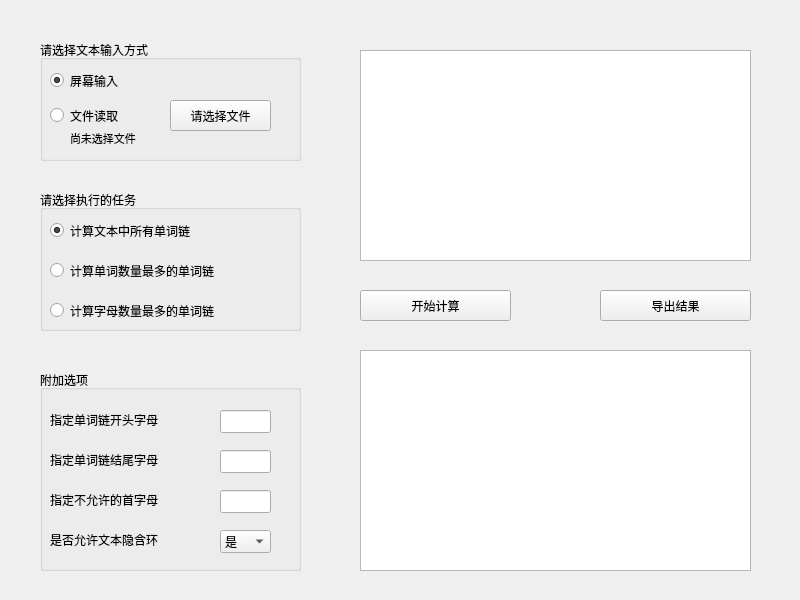
<?xml version="1.0" encoding="UTF-8"?>
<ui version="4.0">
 <class>Widget</class>
 <widget class="QWidget" name="Widget">
  <property name="enabled">
   <bool>true</bool>
  </property>
  <property name="geometry">
   <rect>
    <x>0</x>
    <y>0</y>
    <width>800</width>
    <height>600</height>
   </rect>
  </property>
  <property name="windowTitle">
   <string>Widget</string>
  </property>
  <widget class="QGroupBox" name="InputMethodGroup">
   <property name="geometry">
    <rect>
     <x>40</x>
     <y>40</y>
     <width>261</width>
     <height>121</height>
    </rect>
   </property>
   <property name="title">
    <string>请选择文本输入方式</string>
   </property>
   <property name="flat">
    <bool>false</bool>
   </property>
   <widget class="QRadioButton" name="fileInputRadio">
    <property name="geometry">
     <rect>
      <x>10</x>
      <y>60</y>
      <width>101</width>
      <height>31</height>
     </rect>
    </property>
    <property name="text">
     <string>文件读取</string>
    </property>
   </widget>
   <widget class="QPushButton" name="chooseFileButton">
    <property name="geometry">
     <rect>
      <x>130</x>
      <y>60</y>
      <width>101</width>
      <height>31</height>
     </rect>
    </property>
    <property name="text">
     <string>请选择文件</string>
    </property>
   </widget>
   <widget class="QLabel" name="label">
    <property name="geometry">
     <rect>
      <x>30</x>
      <y>90</y>
      <width>191</width>
      <height>16</height>
     </rect>
    </property>
    <property name="font">
     <font>
      <pointsize>8</pointsize>
     </font>
    </property>
    <property name="text">
     <string>尚未选择文件</string>
    </property>
   </widget>
   <widget class="QRadioButton" name="screenInputRadio">
    <property name="geometry">
     <rect>
      <x>10</x>
      <y>20</y>
      <width>121</width>
      <height>41</height>
     </rect>
    </property>
    <property name="text">
     <string>屏幕输入</string>
    </property>
    <property name="checked">
     <bool>true</bool>
    </property>
   </widget>
  </widget>
  <widget class="QGroupBox" name="TaskGroup">
   <property name="geometry">
    <rect>
     <x>40</x>
     <y>190</y>
     <width>261</width>
     <height>141</height>
    </rect>
   </property>
   <property name="title">
    <string>请选择执行的任务</string>
   </property>
   <widget class="QRadioButton" name="nOptionRadio">
    <property name="enabled">
     <bool>true</bool>
    </property>
    <property name="geometry">
     <rect>
      <x>10</x>
      <y>30</y>
      <width>231</width>
      <height>21</height>
     </rect>
    </property>
    <property name="text">
     <string>计算文本中所有单词链</string>
    </property>
    <property name="checked">
     <bool>true</bool>
    </property>
   </widget>
   <widget class="QRadioButton" name="wOptionRadio">
    <property name="enabled">
     <bool>true</bool>
    </property>
    <property name="geometry">
     <rect>
      <x>10</x>
      <y>70</y>
      <width>241</width>
      <height>21</height>
     </rect>
    </property>
    <property name="text">
     <string>计算单词数量最多的单词链</string>
    </property>
   </widget>
   <widget class="QRadioButton" name="cOptionRadio">
    <property name="enabled">
     <bool>true</bool>
    </property>
    <property name="geometry">
     <rect>
      <x>10</x>
      <y>110</y>
      <width>211</width>
      <height>21</height>
     </rect>
    </property>
    <property name="text">
     <string>计算字母数量最多的单词链</string>
    </property>
   </widget>
  </widget>
  <widget class="QGroupBox" name="additionGroup">
   <property name="enabled">
    <bool>true</bool>
   </property>
   <property name="geometry">
    <rect>
     <x>40</x>
     <y>370</y>
     <width>261</width>
     <height>201</height>
    </rect>
   </property>
   <property name="title">
    <string>附加选项</string>
   </property>
   <widget class="QLineEdit" name="hOptionInput">
    <property name="enabled">
     <bool>true</bool>
    </property>
    <property name="geometry">
     <rect>
      <x>180</x>
      <y>40</y>
      <width>51</width>
      <height>23</height>
     </rect>
    </property>
    <property name="inputMask">
     <string/>
    </property>
    <property name="text">
     <string/>
    </property>
    <property name="maxLength">
     <number>1</number>
    </property>
    <property name="frame">
     <bool>true</bool>
    </property>
    <property name="dragEnabled">
     <bool>false</bool>
    </property>
   </widget>
   <widget class="QLabel" name="hOptionLabel">
    <property name="geometry">
     <rect>
      <x>10</x>
      <y>40</y>
      <width>141</width>
      <height>20</height>
     </rect>
    </property>
    <property name="text">
     <string>指定单词链开头字母</string>
    </property>
   </widget>
   <widget class="QLabel" name="tOptionLabel">
    <property name="geometry">
     <rect>
      <x>10</x>
      <y>80</y>
      <width>141</width>
      <height>20</height>
     </rect>
    </property>
    <property name="text">
     <string>指定单词链结尾字母</string>
    </property>
   </widget>
   <widget class="QLineEdit" name="tOptionInput">
    <property name="enabled">
     <bool>true</bool>
    </property>
    <property name="geometry">
     <rect>
      <x>180</x>
      <y>80</y>
      <width>51</width>
      <height>23</height>
     </rect>
    </property>
    <property name="inputMask">
     <string/>
    </property>
    <property name="text">
     <string/>
    </property>
    <property name="maxLength">
     <number>1</number>
    </property>
    <property name="frame">
     <bool>true</bool>
    </property>
    <property name="dragEnabled">
     <bool>false</bool>
    </property>
   </widget>
   <widget class="QLineEdit" name="jOptionInput">
    <property name="enabled">
     <bool>true</bool>
    </property>
    <property name="geometry">
     <rect>
      <x>180</x>
      <y>120</y>
      <width>51</width>
      <height>23</height>
     </rect>
    </property>
    <property name="inputMask">
     <string/>
    </property>
    <property name="text">
     <string/>
    </property>
    <property name="maxLength">
     <number>1</number>
    </property>
    <property name="frame">
     <bool>true</bool>
    </property>
    <property name="dragEnabled">
     <bool>false</bool>
    </property>
   </widget>
   <widget class="QLabel" name="jOptionLabel">
    <property name="geometry">
     <rect>
      <x>10</x>
      <y>120</y>
      <width>161</width>
      <height>20</height>
     </rect>
    </property>
    <property name="text">
     <string>指定不允许的首字母</string>
    </property>
   </widget>
   <widget class="QLabel" name="rOptionlabel">
    <property name="geometry">
     <rect>
      <x>10</x>
      <y>160</y>
      <width>161</width>
      <height>20</height>
     </rect>
    </property>
    <property name="text">
     <string>是否允许文本隐含环</string>
    </property>
   </widget>
   <widget class="QComboBox" name="rOptionSelect">
    <property name="geometry">
     <rect>
      <x>180</x>
      <y>160</y>
      <width>51</width>
      <height>23</height>
     </rect>
    </property>
    <item>
     <property name="text">
      <string>是</string>
     </property>
    </item>
    <item>
     <property name="text">
      <string>否</string>
     </property>
    </item>
   </widget>
  </widget>
  <widget class="QTextBrowser" name="outputBox">
   <property name="geometry">
    <rect>
     <x>360</x>
     <y>350</y>
     <width>391</width>
     <height>221</height>
    </rect>
   </property>
   <property name="html">
    <string>&lt;!DOCTYPE HTML PUBLIC &quot;-//W3C//DTD HTML 4.0//EN&quot; &quot;http://www.w3.org/TR/REC-html40/strict.dtd&quot;&gt;
&lt;html&gt;&lt;head&gt;&lt;meta name=&quot;qrichtext&quot; content=&quot;1&quot; /&gt;&lt;style type=&quot;text/css&quot;&gt;
p, li { white-space: pre-wrap; }
&lt;/style&gt;&lt;/head&gt;&lt;body style=&quot; font-family:'SimSun'; font-size:9pt; font-weight:400; font-style:normal;&quot;&gt;
&lt;h3 style=&quot;-qt-paragraph-type:empty; margin-top:14px; margin-bottom:12px; margin-left:0px; margin-right:0px; -qt-block-indent:0; text-indent:0px; font-size:large; font-weight:600;&quot;&gt;&lt;br /&gt;&lt;/h3&gt;&lt;/body&gt;&lt;/html&gt;</string>
   </property>
  </widget>
  <widget class="QTextEdit" name="screenInputBox">
   <property name="enabled">
    <bool>true</bool>
   </property>
   <property name="geometry">
    <rect>
     <x>360</x>
     <y>50</y>
     <width>391</width>
     <height>211</height>
    </rect>
   </property>
  </widget>
  <widget class="QPushButton" name="workButton">
   <property name="geometry">
    <rect>
     <x>360</x>
     <y>290</y>
     <width>151</width>
     <height>31</height>
    </rect>
   </property>
   <property name="text">
    <string>开始计算</string>
   </property>
  </widget>
  <widget class="QPushButton" name="exportButton">
   <property name="geometry">
    <rect>
     <x>600</x>
     <y>290</y>
     <width>151</width>
     <height>31</height>
    </rect>
   </property>
   <property name="text">
    <string>导出结果</string>
   </property>
  </widget>
 </widget>
 <resources/>
 <connections/>
</ui>
